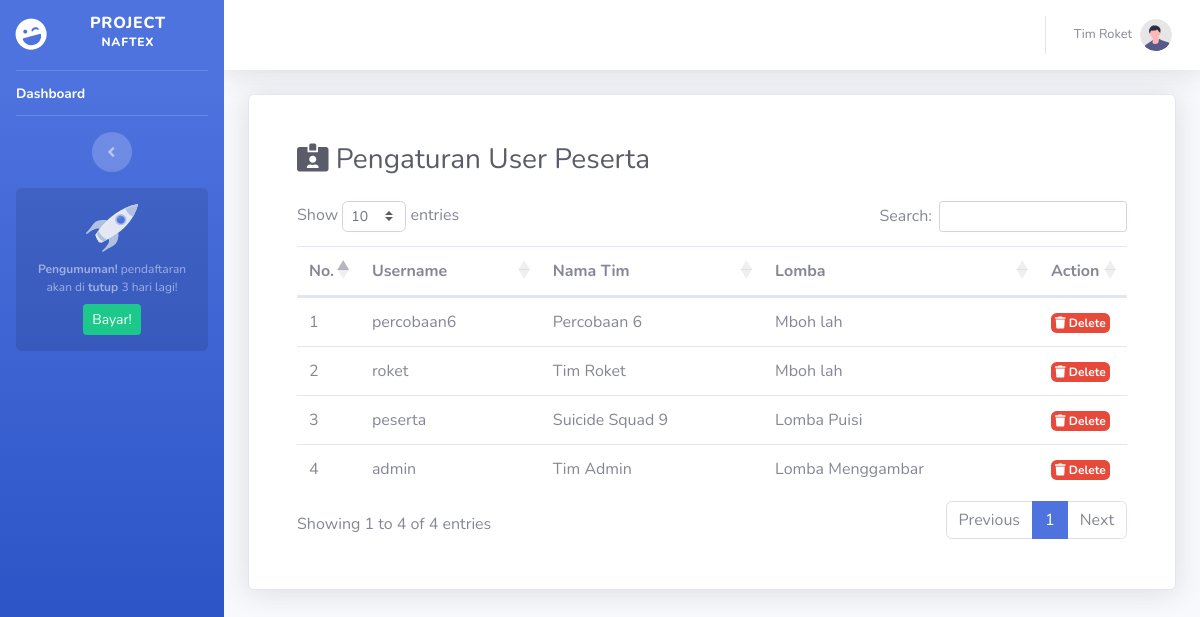
Before: /dashboard/pengaturanUserPS.php (signed in) with the older database file.
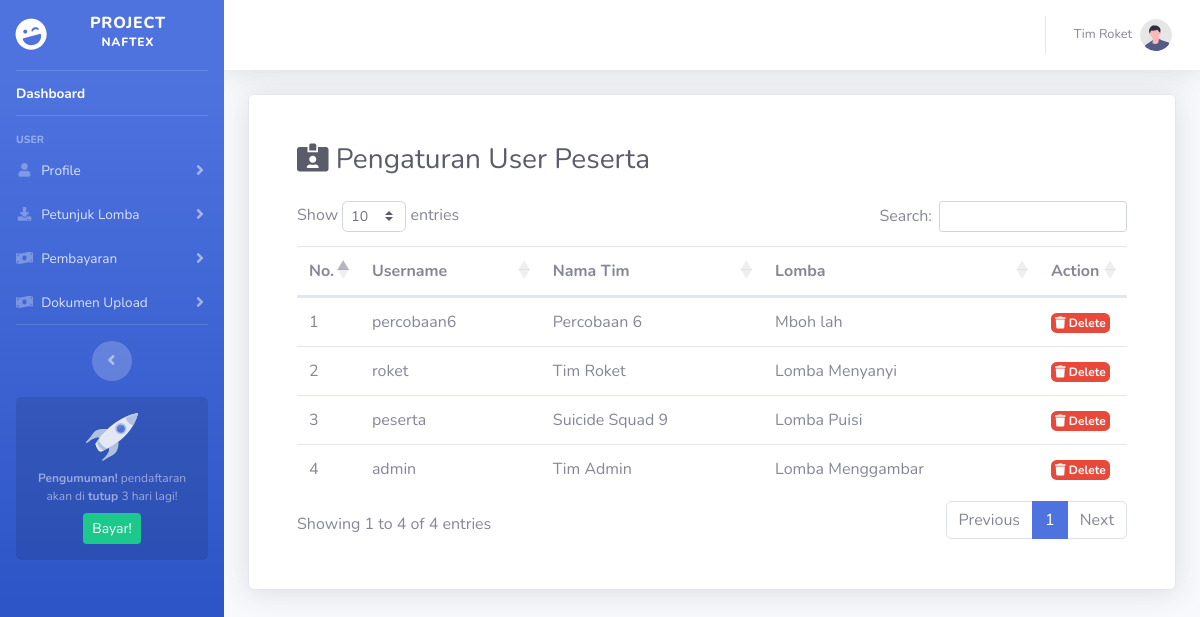
After: the same page with the newer database file.
### tables this page shows
CREATE TABLE `user` (
  `id_user` int(11) NOT NULL,
  `username` varchar(50) NOT NULL,
  `password` varchar(50) NOT NULL,
  `nama` varchar(50) NOT NULL,
  `email` varchar(50) NOT NULL,
  `level` varchar(50) NOT NULL,
  `foto` varchar(50) NOT NULL,
  `id_lomba` int(11) NOT NULL
);

CREATE TABLE `data_lomba` (
  `id_lomba` int(11) NOT NULL,
  `nama` varchar(50) NOT NULL,
  `harga` varchar(50) NOT NULL,
  `deskripsi2` varchar(50) NOT NULL
);

### dashboard/include/session.php (called while the page is built, shortened)
<?php
	if (isset($_SESSION['id_user'])) {
		$id_user = $_SESSION['id_user'];
		$query_n = mysqli_query($koneksi, "SELECT `nama` FROM `user` WHERE `id_user`='$id_user'");
	    while($data_n = mysqli_fetch_row($query_n)){
	      $nama = $data_n[0];
	    }
	}
	$level = $_SESSION['level'];
?>

### dashboard/pengaturanUserPS.php (the view, shortened to what the changed rows need)
<?php
    include('../koneksi/koneksi.php');
    include('include/session.php');
?>
<!DOCTYPE html>
<html lang="en">
<head>
    <?php include "include/head.php" ?>
</head>
<body id="page-top">
    <div id="wrapper">
        <?php include "include/sidebar.php" ?>
        <div id="content-wrapper" class="d-flex flex-column">
            <div id="content">
                <?php include "include/navbar.php" ?>
                <div class="container-fluid">
                    <div class="container col-12 card shadow p-5">
                        <h1 class="h3 mb-4 text-gray-800"><i class="fas fa-id-card-alt"></i> Pengaturan User Peserta</h1>
                        <div class="row justify-content-center">
                            <div class="col-md-12">
                                <div class="table-responsive-md">
                                    <table id="dataTable" class="table table-hover">
                                        <thead>
                                            <tr>
                                                <th scope="col">No.</th>
                                                <th scope="col">Username </th>
                                                <th scope="col">Nama Tim</th>
                                                <th scope="col">Lomba</th>
                                                <th scope="col" width="50px">Action</th>
                                        </thead>
                                        <tbody>
                                            <?php
                                                $no=1;
                                                $sql_p = "SELECT user.username, user.nama, data_lomba.nama FROM `user` LEFT JOIN `data_lomba`
                                                ON data_lomba.id_lomba = user.id_lomba ORDER BY `id_user` DESC";
                                                $query_p = mysqli_query($koneksi,$sql_p);
                                                while($data_p = mysqli_fetch_row($query_p)){
                                                    $username   = $data_p[0];
                                                    $nama       = $data_p[1];
                                                    $lomba      = $data_p[2];
                                            ?>
                                            <tr>
                                                <td scope="row" class="td-nomer"><?= $no ?></td>
                                                <td><?= $username ?></td>
                                                <td><?= $nama ?></td>
                                                <td><?= $lomba ?></td>
                                                <td>
                                                    <a href="#" data-toggle="modal" data-target="#deleteUser" class="badge badge-danger p-1" onclick="setHapus('<?= $username ?>')"><i class="fas fa-trash"> </i> Delete</a>
                                                </td>
                                            </tr>
                                            <?php $no++; } ?>
                                        </tbody>
                                    </table>
                                </div>
                            </div>
                        </div>
                    </div>
                </div>
            </div>
        </div>
    </div>
</body>
</html>

### dashboard/include/navbar.php (shortened to what the changed rows need)
<nav class="navbar navbar-expand navbar-light bg-white topbar mb-4 static-top shadow">
    <ul class="navbar-nav ml-auto">
        <li class="nav-item dropdown no-arrow">
            <a class="nav-link dropdown-toggle" href="#" id="userDropdown" role="button" data-toggle="dropdown" aria-haspopup="true" aria-expanded="false">
                <span class="mr-2 d-none d-lg-inline text-gray-600 small"><?= $nama ?></span>
                <img class="img-profile rounded-circle" src="assets/img/undraw_profile.svg" />
            </a>
        </li>
    </ul>
</nav>

### dashboard/include/sidebar.php (shortened to what the changed rows need)
<ul class="navbar-nav bg-gradient-primary sidebar sidebar-dark accordion" id="accordionSidebar">
    <a class="sidebar-brand d-flex align-items-center justify-content-center" href="index.html">
        <div class="sidebar-brand-icon rotate-n-15">
        </div>
        <div class="sidebar-brand-text mx-3">Project <sup>NAFTEX</sup></div>
    </a>
    <hr class="sidebar-divider my-0" />
    <li class="nav-item active">
        <a class="nav-link" href="index.php">
            <span>Dashboard</span></a>
    </li>
    <hr class="sidebar-divider d-none d-md-block" />
    <?php
        if ($level=="peserta") {
    ?>
    <div class="sidebar-heading">User</div>
    <li class="nav-item">
        <a class="nav-link collapsed" href="#" data-toggle="collapse" data-target="#bioUser" aria-expanded="true" aria-controls="bioUser">
            <i class="fas fa-fw fa-user"></i>
            <span>Profile</span>
        </a>
    </li>
    <li class="nav-item">
        <a class="nav-link collapsed" href="#" data-toggle="collapse" data-target="#downloads" aria-expanded="true" aria-controls="downloads">
            <i class="fas fa-fw fa-download"></i>
            <span>Petunjuk Lomba</span>
        </a>
    </li>
    <li class="nav-item">
        <a class="nav-link collapsed" href="#" data-toggle="collapse" data-target="#payments" aria-expanded="true" aria-controls="payments">
            <i class="fas fa-fw fa-money-bill-wave"></i>
            <span>Pembayaran</span>
        </a>
    </li>
    <li class="nav-item">
        <a class="nav-link collapsed" href="#" data-toggle="collapse" data-target="#dokumenupload" aria-expanded="true" aria-controls="dokumenupload">
            <i class="fas fa-fw fa-money-bill-wave"></i>
            <span>Dokumen Upload</span>
        </a>
    </li>
    <hr class="sidebar-divider d-none d-md-block" />
    <?php } ?>
    <div class="text-center d-none d-md-inline">
        <button class="rounded-circle border-0" id="sidebarToggle"></button>
    </div>
    <div class="sidebar-card">
        <img class="sidebar-card-illustration mb-2" src="assets/img/undraw_rocket.svg" alt="" />
        <p class="text-center mb-2"><strong>Pengumuman!</strong> pendaftaran akan di <b>tutup</b> 3 hari lagi!</p>
        <a class="btn btn-success btn-sm" href="https://startbootstrap.com/theme/sb-admin-pro">Bayar!</a>
    </div>
</ul>

Changed rows visible on the page:
changed user "roket": id_lomba.nama "Mboh lah" → "Lomba Menyanyi"
Other visible differences:
text now shown: "USER Profile Petunjuk Lomba Pembayaran Dokumen Upload"
